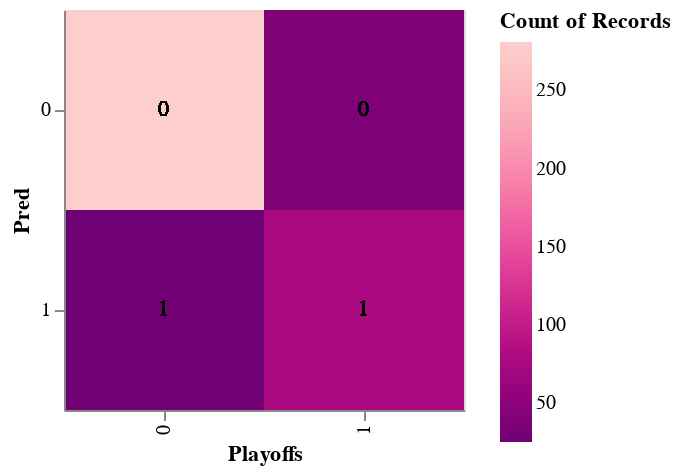

Notebook source saved alongside this figure:
### Markdown cell above
We could discover that the error of the training set is larger than the error of the test set. Therefore, the results could be inaccurate.

### Code cell
alt.data_transformers.enable('default', max_rows=500)

c = alt.Chart(df2).mark_rect().encode(
    x="Playoffs:N",
    y="Pred:N",
    color = alt.Color('count()', scale = alt.Scale(scheme = "redpurple", reverse = True)),
)

c_text = alt.Chart(df2).mark_text(color="black").encode(
    x="Playoffs:N",
    y="Pred:N",
    text="Pred"
)

(c+c_text).properties(
    height=200,
    width=200
)

### Figure 1 — Vega-Lite specification as saved in the notebook (floating-point values rounded to 4 significant figures; data arrays with more than 128 entries replaced by an {"elided": "..."} marker saying what was removed)
{"config": {"view": {"continuousWidth": 400, "continuousHeight": 300}}, "layer": [{"mark": "rect", "encoding": {"color": {"aggregate": "count", "scale": {"reverse": true, "scheme": "redpurple"}, "type": "quantitative"}, "x": {"field": "Playoffs", "type": "nominal"}, "y": {"field": "Pred", "type": "nominal"}}}, {"mark": {"type": "text", "color": "black"}, "encoding": {"text": {"field": "Pred", "type": "quantitative"}, "x": {"field": "Playoffs", "type": "nominal"}, "y": {"field": "Pred", "type": "nominal"}}}], "data": {"name": "data-f643fe18f1ad5574a4cc3af57ee500b9"}, "height": 200, "width": 200, "$schema": "https://vega.github.io/schema/vega-lite/v4.17.0.json", "datasets": {"data-f643fe18f1ad5574a4cc3af57ee500b9": {"elided": "420 records"}}}
